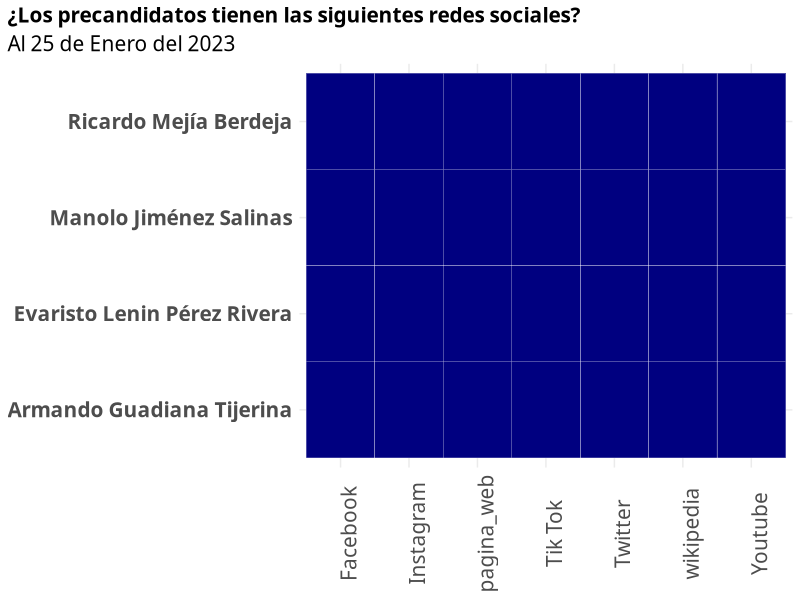
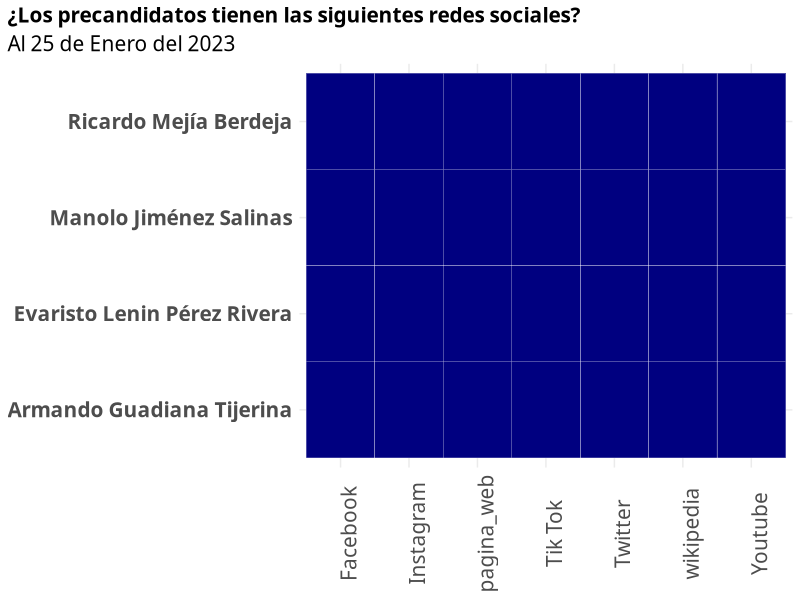

Write R code to recreate these figures, in order. (Note: this script raises an error after producing the figures.)
library(tidyverse)

bd <- readxl::read_xlsx("01_Datos/rrss_candidatos.xlsx") %>%
   filter(Estado == "Coahuila")

matriz <- bd %>%
  mutate(across(.cols = 4:ncol(.),
                .fns = function(x){
                  ifelse(is.na(x),
                         yes = 0,
                         no = 1)
                }))

matriz %>%
  pivot_longer(cols = 4:ncol(.)) %>%
  ggplot(aes(x = name,
             y = Nombre,
             fill = factor(value))) +
  geom_tile(color = "white") +
  scale_fill_manual(values = c("0" = "gray",
                               "1" = "navyblue")) +
  labs(x = NULL, y = NULL,
       title = "¿Los precandidatos tienen las siguientes redes sociales?",
       subtitle = "Al 25 de Enero del 2023") +
  theme_bw() +
  theme(legend.position = "none",
        text = element_text(family = "Montserrat"),
        axis.text.y = element_text(face = "bold" , size = 15),
        axis.text.x = element_text(angle = 90, size = 15),
        panel.border = element_blank(),
        axis.ticks = element_blank(),
        plot.title.position = "plot",
        plot.title = element_text(face = "bold", size = 15),
        plot.subtitle = element_text(size = 15))

ggsave("03_Visualizaciones/matriz_redes.png",
       height = 6,
       width = 10)

# Followers_total
bd2 <- readxl::read_xlsx("01_Datos/rrss_candidatos.xlsx",
                         sheet = 2) %>%
  mutate(Nombre = factor(Nombre, levels = rev(sort(unique(Nombre)))))


bd2 %>%
  pivot_longer(cols = 4:ncol(.)) %>%
  ggplot(aes(x = Nombre,
             y = value,
             fill = Partido,
             label = prettyNum(value, big.mark = ","))) +
  geom_col() +
  geom_text(hjust = -0.15,
             family = "Montserrat") +
  scale_fill_manual(values = c("MORENA" = "brown",
                               "PRI" = "#164a34",
                               "PT" = "#850d09",
                               "UDC" = "orange")) +
  coord_flip() +
  labs(x = NULL, y = NULL) +
  facet_wrap(~name, scales = "free_x") +
  scale_y_continuous(expand = expansion(c(0, 0.5), 0)) +
  labs(title = "Números de Redes Sociales para los pre-candidatos de Coahuila",
       subtitle = "Cifras al 15 de Enero del 2023",
       caption = "Fuente: Elaboración propia con datos de sus perfiles sociales.
       Las cifras del canal de Youtube de Ricardo Mejía correspondiente al canal de 'Amigos de Ricardo Mejía'") +
  theme_bw() +
  theme(
    legend.position = "none",
        text = element_text(family = "Montserrat"),
        axis.text.x = element_blank(),
          # element_text(face = "bold" , size = 15),
        panel.grid = element_blank(),
        axis.text.y = element_text(angle = 0, size = 15),
        panel.border = element_blank(),
        axis.ticks = element_blank(),
        plot.title.position = "plot",
        strip.text = element_text(face = "bold", size = 18),
        plot.title = element_text(face = "bold", size = 18),
    plot.caption = element_text(face = "bold", size = 12),
        plot.subtitle = element_text(size = 15))

ggsave("03_Visualizaciones/redes_totales_seguidores.png",
       height = 7,
       width = 10,
       device = "png")
